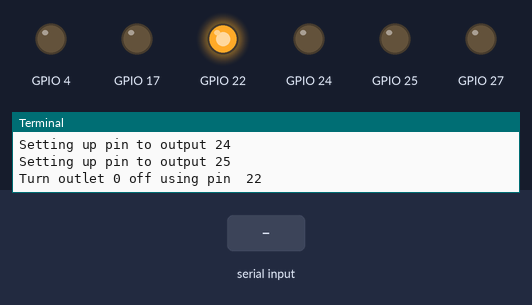
A program run on a simulated Raspberry Pi (BCM pin numbers). On the bench: output pins drawn as LEDs (lit = HIGH), the last lines printed to the terminal. Inputs (shaded band) come from the test bench. The clock reads 2024-03-15 10:24:30 at power-on unless the program sets it; threads take turns every 2 ms.

Above: at 0.1 s.
At 1.6 s:
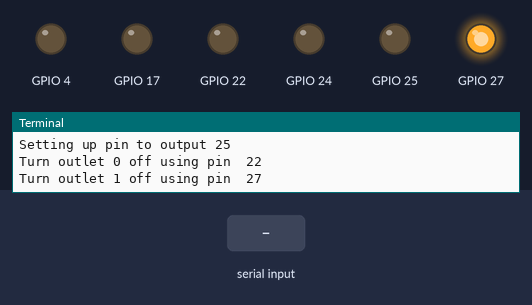
At 5.7 s:
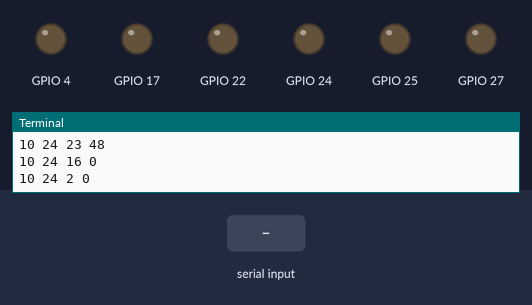
5.8 s: "stop" typed at the terminal
Timing chart, 0 to 8.8 s (numbered marks = the images above; inputs shaded):
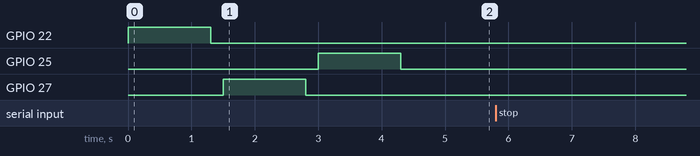

The program:

lights.py
```python
import wiringpi2
from time import *
import os
import threading

pin_to_switch = [ [17, 22], [4, 27], [24, 25] ]

on = 0
off = 1
unknown = 2
state_name = [ "on", "off", "unknown" ]

default = off

outlet_state = [ unknown, unknown, unknown ]

def make_32bit_time( hr, min):
        return (hr << 16) | min

def set_led( state ):
        if( state == on ):
                wiringpi2.digitalWrite(18,1)
        else:
                wiringpi2.digitalWrite(18,0)


def set_outlet( outlet_num, state ):
        if( outlet_state[ outlet_num ] != state):
                button = pin_to_switch[outlet_num]
                print "Turn outlet", outlet_num, state_name[state], "using pin ", button[state]
                wiringpi2.digitalWrite(button[state],1)
                set_led( on )
                sleep(1.3)
                wiringpi2.digitalWrite(button[state],0)
                set_led( off )
                sleep(0.2)
                outlet_state[ outlet_num ] = state

def setup_pins():
        for switch in pin_to_switch:
                for button in switch:
                        print "Setting up pin to output", button
                        wiringpi2.pinMode(button,1)
                        wiringpi2.digitalWrite(button,0) #turn off by default


class LightTimer(threading.Thread):
    def __init__(self, time_list, outlet ):
        super(LightTimer, self).__init__()
        self.time_list = time_list
        self.outlet = outlet
        self.keep_running = True
        #first check to see if the lights should be on already
        now = localtime()
        #print now
        #check that 'now' is after the on time AND that 'now' is less than the off time
        #if self.time_between( now, time_list[0], time_list[1] ):
        #    print "First time, setting outlet", outlet, "on"
        #    set_outlet( outlet, on )
        #else:
        #    print "First time, setting outlet", outlet, "off"
        #    set_outlet( outlet, off )

    def run(self):
        try:
            while self.keep_running:
                now = localtime()
                if self.time_equal( now, self.time_list[0]):
                   print "Turning outlet", self.outlet, "on"
                   set_outlet( self.outlet, on )
                if self.time_equal( now, self.time_list[1]):
                   print "Turning outlet", self.outlet, "off"
                   set_outlet( self.outlet, off )
                sleep(30)
        except:
            raise
            return

    def time_greater( self, now, time ):
        print now.tm_hour, now.tm_min, time[0], time[1]
        if ( make_32bit_time(now.tm_hour, now.tm_min) >= make_32bit_time(time[0], time[1]) ):
            return True
        else:
            return False

    def time_less( self, now, time ):
        print now.tm_hour, now.tm_min, time[0], time[1]
        if ( make_32bit_time(now.tm_hour, now.tm_min) <= make_32bit_time(time[0], time[1]) ):
            return True
        else:
            return False

    def time_has_wrapped( self, now, time ):
        if (now.tm_hour < 24) and (time[0] < now.tm_hour):
            return True
        else:
            return False

    def time_between( self, now, start, stop ):
        print "between", now.tm_hour, now.tm_min, start, stop
        #easy case
        if self.time_greater( now, start) and self.time_less( now, stop):
            print "fail 1"
            return True
        elif self.time_has_wrapped( now, start) and self.time_less( now, stop):
            print "fail 2"
            return True
        else:
            print "fail 3"
            return False

    def time_equal( self, now, time ):
        print now.tm_hour, now.tm_min, time[0], time[1]
        if (now.tm_hour == time[0] and now.tm_min == time[1]):
            return True
        else:
            return False

    def just_die(self):
        self.keep_running = False

#test cases
#assert( time_between( [ 23, 00], [ 16, 00], [11, 59] ) == True )
#assert( time_between( [ 23, 00], [ 16, 00], [01, 00] ) == True )
#assert( time_between( [ 12, 00], [ 11, 00], [11, 59] ) == False )

wiringpi2.wiringPiSetupGpio()
setup_pins()

set_led( on )

set_outlet( 0, default )
set_outlet( 1, default )
set_outlet( 2, default )

stair_lights = LightTimer( [ [16, 46], [00, 28] ], 2 )
stair_lights.start()

window_lights = LightTimer( [ [16, 32], [23, 48] ], 0 )
window_lights.start()

tree_lights = LightTimer( [ [16, 00], [2, 00] ], 1 )
tree_lights.start()

try:
    while True:
         text = str(raw_input())
         if text == "stop":
            stair_lights.just_die()
            window_lights.just_die()
            tree_lights.just_die()
            break
except:
    print("Yikes lets get out of here")
    stair_lights.just_die()
    window_lights.just_die()
    tree_lights.just_die()
```
